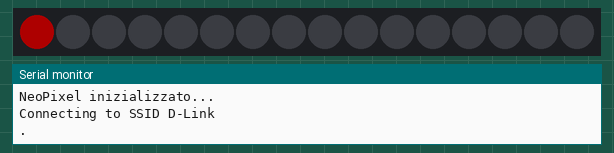
Bench run of a sketch on a simulated ESP8266 (NodeMCU). On the bench: 16 RGB LEDs in strip order, left to right, the last lines printed to the serial monitor. Dim RGB values are drawn brighter than linear; WiFi joins after 1.5 s; servers stay silent unless stated; uploads are accepted with an empty reply.

Above: at 2.6 s.
At 3.8 s:
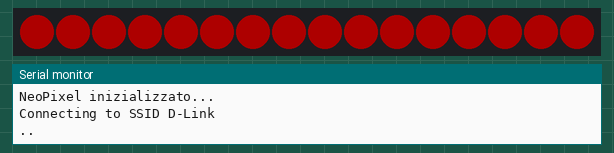
At 4.4 s:
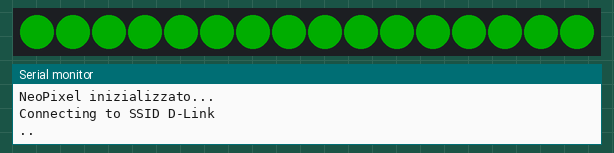

The sketch:

Faretto.ino
```cpp
/*********************************************************************************
Controller RGB via WiFi con PubNub
posta@maurizioconti.com - FabLab Romagna 2016
*********************************************************************************/
#include <ArduinoJson.h>
#include <ESP8266WiFi.h>
#include <Adafruit_NeoPixel.h>

// Sulla rete WiFi Locale...
const char* g_ssid      = "D-Link";
const char* g_password  = "kJWF9xB+";

// Su PubNub
const char* g_host = "pubsub.pubnub.com";
const int l_httpPort = 80;
const char* g_pubKey = "pub-c-67c3fec1-3b6d-4b2b-a71c-2d33e67191d6";
const char* g_subKey = "sub-c-a342165c-e7c4-11e5-a027-0619f8945a4f";
const char* g_channel = "Faretto1";
String timeToken = "0";

// Sul NeoPixel
#define PIN 2

// Parameter 1 = number of pixels in strip,  neopixel stick has 8
// Parameter 2 = pin number (most are valid)
// Parameter 3 = pixel type flags, add together as needed:
//   NEO_RGB     Pixels are wired for RGB bitstream
//   NEO_GRB     Pixels are wired for GRB bitstream, correct for neopixel stick
//   NEO_KHZ400  400 KHz bitstream (e.g. FLORA pixels)
//   NEO_KHZ800  800 KHz bitstream (e.g. High Density LED strip), correct for neopixel stick
Adafruit_NeoPixel strip = Adafruit_NeoPixel(16, PIN, NEO_GRB + NEO_KHZ800);

int R,G,B;

/*********************************************************************************
Function Name     : setup
Description       : Initialize the Serial Communication with baud 115200, Begin
                    the ESP8266 and connect to the Router and print the ip
Parameters        : void
Return            : void
*********************************************************************************/
void flashLeds( uint32_t  c )
{
  for(uint16_t i=0 ; i<16 ; i++) {
    strip.setPixelColor(i, c);
    strip.show();
    delay(11);
  }

  delay(100);

  for(uint16_t i=0 ; i<16 ; i++) {
    strip.setPixelColor(i, strip.Color(0,0,0));
    strip.show();
    delay(11);
  }
  delay(100);
}

void setup()
{

  Serial.begin(115200);
  delay(2000);
  Serial.print(".");
  Serial.print(".");
  Serial.print(".");

  Serial.println("Sistema partito!");

  strip.begin();
  Serial.println("NeoPixel inizializzato...");

  Serial.print("Connecting to SSID ");
  Serial.println(g_ssid);
  WiFi.begin(g_ssid, g_password);
  while (WiFi.status() != WL_CONNECTED)
  {
    delay(500);
    Serial.print(".");
    flashLeds( strip.Color(50,0,0) );
  }

  flashLeds( strip.Color(0,50,0) );


  Serial.println("");
  Serial.println("WiFi connected");
  Serial.println("IP address: ");
  Serial.println(WiFi.localIP());
}


void DecodificaJSon( String line )
{
  // PubNub come riscontro delle operazioni eseguite su di se,
  // invia una risposta di 25 caratteri (compreso '/0' finale)

  // Una roba tipo [[],"14614039192921287"]
  // Dove il numero che vedi è l'ID dell'operazione per futuri reference.
  // (ad esempio History dei valori o chaining delle letture)

  // La normale risposta di PubNub invece è in formato JSon con '}' terminale.

  // Controllando quindi l'ultimo carattere possiamo discriminare...
  if(line.endsWith("]"))
  {
    // OK PubNub ci da un ID di riscontro... procediamo con la decodifica.
    if(line.length() == 25)
    {
      char pack[26];
      line.toCharArray(pack,26);
      timeToken = pack[6];
      for( int i=7 ; i<=22 ; i++)
        timeToken += pack[i];     // timeToken è String, supporta il concatenamento tramite +=

      Serial.println("ID riscontro: " + timeToken);
    }
    else
    {
      // OK. PubNub ci risponde in Json
      // Una roba del genere [[{"Red":157,"Green":0,"Blue":255}],"14614048199458969"]

      // Isoliamo la parte relativa ai colori
      int startJsonIndex = line.indexOf('{');
      int endJsonIndex = line.indexOf('}', startJsonIndex+1) + 1;
      String json = line.substring( startJsonIndex, endJsonIndex );

      Serial.print("Json dei colori: ");
      Serial.println(json);

      int startTimeToken = line.indexOf('"', endJsonIndex+1);
      int endTimeToken = line.indexOf('"', startTimeToken+1) + 1;
      timeToken = line.substring( startTimeToken, endTimeToken );

      Serial.print("ID riscontro: ");
      Serial.println(timeToken);

      StaticJsonBuffer<200> jsonBuffer;
      JsonObject& json_parsed = jsonBuffer.parseObject(json);
      if (!json_parsed.success())
      {
        Serial.println("parseObject() failed");
        return;
      }

      String strR = json_parsed["Red"];
      String strG = json_parsed["Green"];
      String strB = json_parsed["Blue"];

      R = strR.toInt();
      G = strG.toInt();
      B = strB.toInt();

      Serial.println("Rosso: " + strR);
      Serial.println("Verde: " + strG);
      Serial.println("Blu: " + strB);
    }
  }
}


void loop()
{
  WiFiClient client;
  if (!client.connect(g_host, l_httpPort))
  {
    Serial.println("connection failed");
    return;
  }

  // DATA FORMAT : http://pubsub.pubnub.com/publish/pub-key/sub-key/signature/channel/callback/message
  // SUB FORMAT :  http://pubsub.pubnub.com/subscribe/sub-key/channel/callback/timetoken

  String url = "/subscribe/";
  url += g_subKey;
  url += "/";
  url += g_channel;
  url += "/0/";
  url += timeToken;
  Serial.println(url);
  Serial.println("");

  client.print(String("GET ") + url + " HTTP/1.1\r\n" +
             "Host: " + g_host + "\r\n" +
             "Connection: close\r\n\r\n");
  delay(300);

  while(client.available()){
    String json;
    String line = client.readStringUntil('\r');

    Serial.println(line);
    DecodificaJSon( line );

    for(uint16_t i=0 ; i<16 ; i++) {
      strip.setPixelColor(i, strip.Color(R, G, B));
      strip.show();
      delay(11);
    }
  }

  Serial.println("End...");
  client.readStringUntil('\r');
}
```
